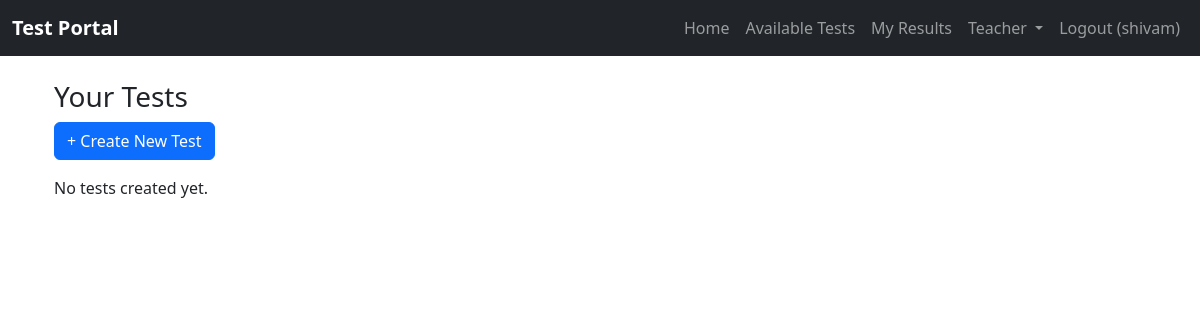
/tests/ (signed in), run on an earlier commit of the app's database.
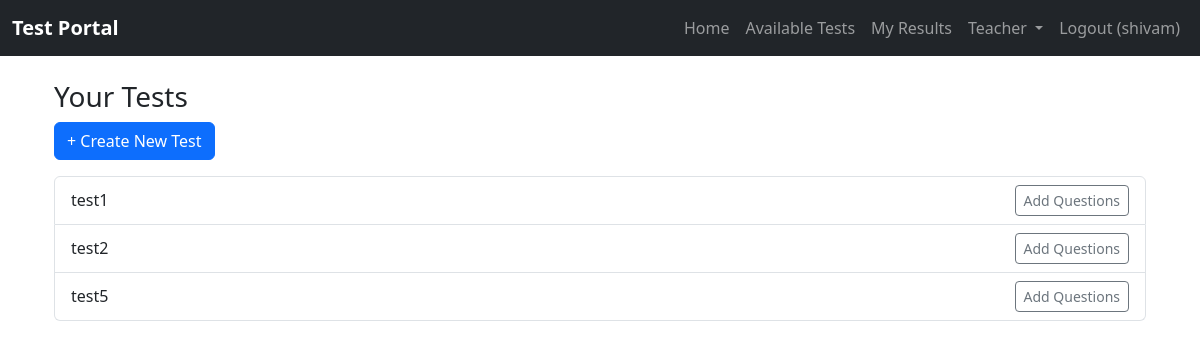
And on a later commit of the database.
### tests/models.py (models this page shows, shortened)
class Test(models.Model):
    title = models.CharField(max_length=200)
    description = models.TextField(blank=True)
    created_by = models.ForeignKey(settings.AUTH_USER_MODEL, on_delete=models.CASCADE)
    created_at = models.DateTimeField(auto_now_add=True)

### tests/views.py (the view)
# urls.py: path('', views.test_list, name='test_list'),
@login_required
def test_list(request):
    tests = Test.objects.filter(created_by=request.user)  # show only teacher's tests
    return render(request, 'tests/test_list.html', {'tests': tests})

### tests/templates/tests/test_list.html
{% extends "base.html" %}
{% block content %}
<div class="container mt-4">
  <h3>Your Tests</h3>
  <a href="{% url 'create_test' %}" class="btn btn-primary mb-3">+ Create New Test</a>
  {% if tests %}
    <ul class="list-group">
      {% for test in tests %}
        <li class="list-group-item d-flex justify-content-between align-items-center">
          {{ test.title }}
          <a href="{% url 'create_question_test' test.id %}" class="btn btn-sm btn-outline-secondary">Add Questions</a>
        </li>
      {% endfor %}
    </ul>
  {% else %}
    <p>No tests created yet.</p>
  {% endif %}
</div>
{% endblock %}

What changed in the data, as far as the page shows it:
added Test: title "test1"
added Test: title "test2"
added Test: title "test5"
Also different on the page:
text no longer shown: "No tests created yet."
